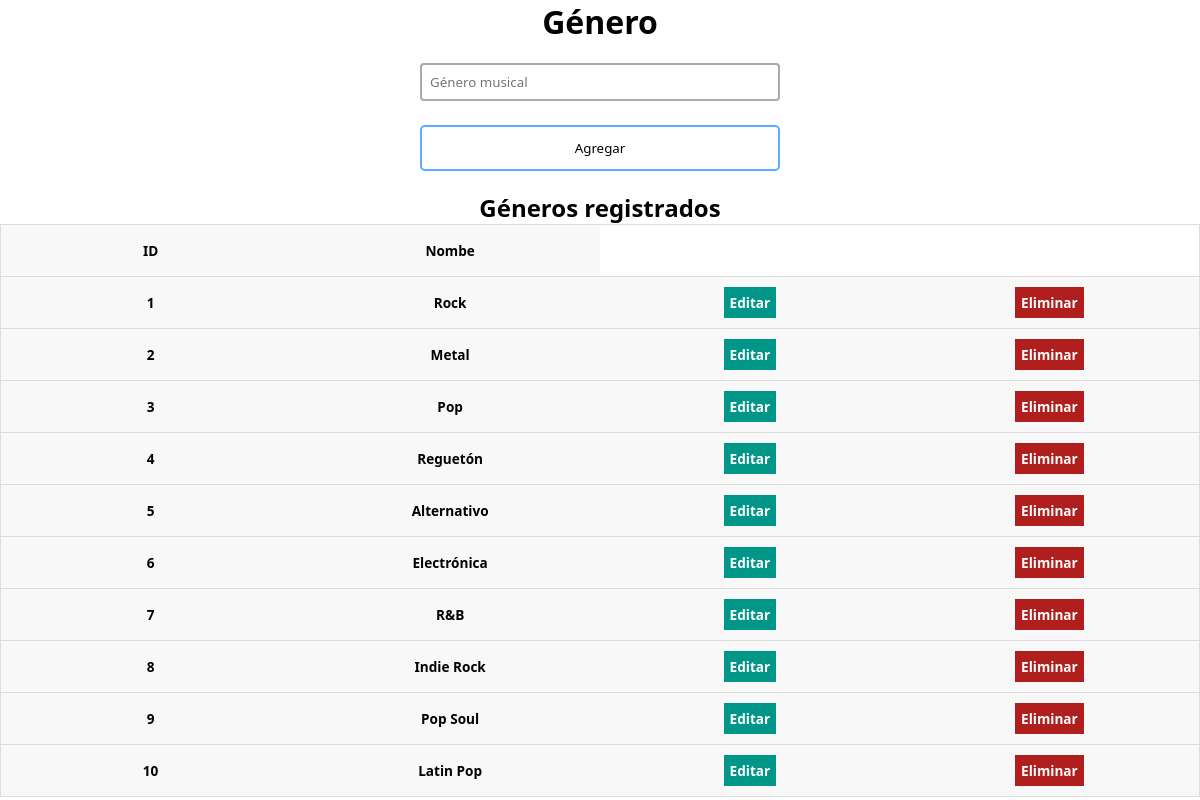
The app's page /musica/genero/index.php with its own data.
### tables this page shows
CREATE TABLE `genero` (
  `ID_genero` int(11) NOT NULL AUTO_INCREMENT,
  `Nombre` varchar(50) NOT NULL,
  PRIMARY KEY (`ID_genero`)
);

### musica/genero/index.php (the view, shortened to what this page needs)
<?php
$con = connection();
$sql = "SELECT * FROM genero";
$query = mysqli_query($con, $sql);
?>
<!DOCTYPE html>
<html lang="es">
<head>
    <link href="../CSS/style.css" rel="stylesheet">
</head>
<body>
    <div class="users-form">
        <h1>Género</h1>
        <form action="insertar.php" method="POST">
            <input type="text" required name="nombre" placeholder="Género musical">
            <input type="submit" value="Agregar">
        </form>
    </div>
    <div class="users-table">
        <h2>Géneros registrados</h2>
        <table>
            <thead>
                <tr>
                    <th>ID</th>
                    <th>Nombe</th>
                </tr>
            </thead>
            <tbody>
                <?php while ($row = mysqli_fetch_array($query)): ?>
                    <tr>
                        <th><?= $row['ID_genero'] ?></th>
                        <th><?= $row['Nombre'] ?></th>
                        <th><a href="editar.php?id=<?= $row['ID_genero'] ?>" class="users-table--edit">Editar</a></th>
						<th><a href="eliminar.php?id=<?= $row['ID_genero'] ?>" class="users-table--delete" >Eliminar</a></th>
                    </tr>
                <?php endwhile; ?>
            </tbody>
        </table>
    </div>
</body>
</html>

### musica/CSS/style.css (style rules this page uses)
* { box-sizing: border-box; margin: 0; padding: 0; }
html { font-family: 'Segoe UI', sans-serif; text-align: center; }
a { text-decoration: none; }
.users-form form { display: flex; flex-direction: column; gap: 24px; width: 30%; margin: 20px auto; text-align: center; }
.users-form form input { font-family: 'Segoe UI', sans-serif; }
.users-form form input[type=text], .users-form form input[type=password], .users-form form input[type=email] { padding: 8px; border:2px solid #aaa; border-radius:4px; outline:none; transition:.3s; }
.users-form form input[type=submit] { border: none; padding: 12px 50px; text-decoration: none; transition-duration: 0.4s; cursor: pointer; border-radius: 5px; background-color: white; color: black; border: 2px solid #60aaff; }
.users-table table { border: 1px solid #ccc; border-collapse: collapse; margin: 0; padding: 0; width: 100%; table-layout: fixed; }
table tr { background-color: #f8f8f8; border: 1px solid #ddd; padding: 4px; }
table th { padding: 16px; text-align: center; font-size: .85em; }
.users-table--edit { background: #009688; padding: 6px; color: #fff; text-align: center; font-weight: bold; transition-duration: 0.2s; }
.users-table--delete { background: #b11e1e; padding: 6px; color: #fff; text-align: center; font-weight: bold; transition-duration: 0.2s; }

### records on screen
genero: ID_genero "1", Nombre "Rock"
genero: ID_genero "2", Nombre "Metal"
genero: ID_genero "3", Nombre "Pop"
genero: ID_genero "4", Nombre "Reguetón"
genero: ID_genero "5", Nombre "Alternativo"
genero: ID_genero "6", Nombre "Electrónica"
genero: ID_genero "7", Nombre "R&B"
genero: ID_genero "8", Nombre "Indie Rock"
genero: ID_genero "9", Nombre "Pop Soul"
genero: ID_genero "10", Nombre "Latin Pop"
